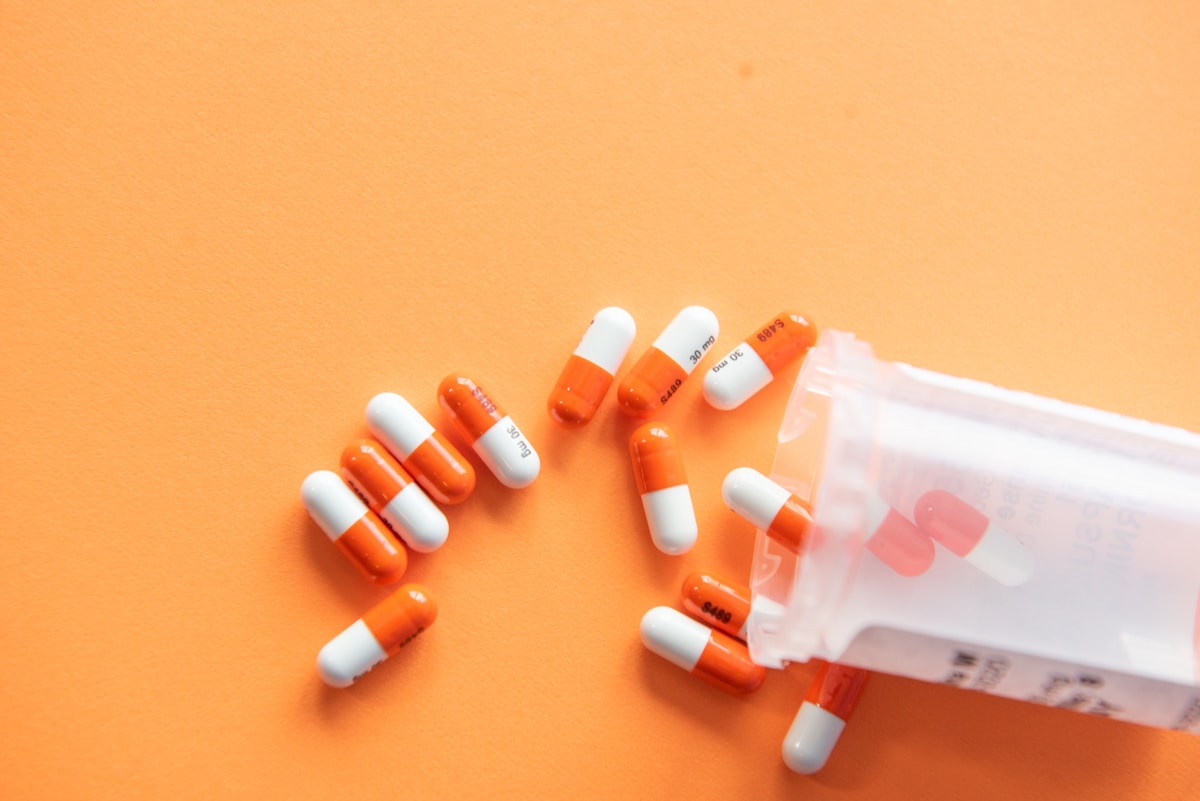
#> input picture assets/images/atorvastatin.jpg, 1200 x 801 px
$ python -i prepare_camera_ocr_fixtures.py   (imports and definitions only)
#> lines starting #> are read from the running program, lines starting #| are printed output that depends on the picture
#> further down, picture is the input picture: PIL image 1200x801 RGB; mean R, G, B 244.4, 172.2, 114.1
"""Reproducible adverse-condition OCR inputs derived from official package images.
These are simulated inputs, not physical camera captures. No text is added to any label.
"""
from pathlib import Path
import json, math, hashlib, subprocess, argparse
import numpy as np
from PIL import Image, ImageFilter, ImageOps, ImageDraw
parser=argparse.ArgumentParser(description=__doc__)
# [4 lines not run here, left out]
# [1 line that did not run here, left out]
# [1 line not run here, left out]
W,H=1024,768

# [28 lines left out: functions source, cylindrical, not called in this run]

def scene(im,angle=0,brightness=.65,blur=.65,label_width=740,label_height=580,glare=False):
#> called with angle = 0, brightness = 0.65, blur = 0.65, label_width = 740, label_height = 580, glare = False
 im=ImageOps.contain(im,(label_width,label_height),Image.Resampling.LANCZOS)
 im=im.convert('RGBA').rotate(angle,resample=Image.Resampling.BICUBIC,expand=True)
#> im: PIL image 740x494 RGBA
 yy,xx=np.indices((H,W),dtype=np.float32)
 gray=70+10*np.sin(xx/132)+7*np.cos(yy/85)
 arr=np.stack([gray*.94,gray*.98,gray],axis=-1).clip(0,255).astype('uint8')
 bg=Image.fromarray(arr).convert('RGBA')
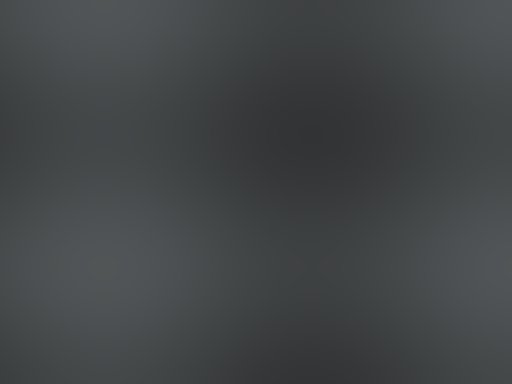
#> bg: PIL image 1024x768 RGBA (shown at 1/2 size); mean R, G, B, A 66.7, 69.5, 71, 255
 bg.alpha_composite(im,((W-im.width)//2,(H-im.height)//2))
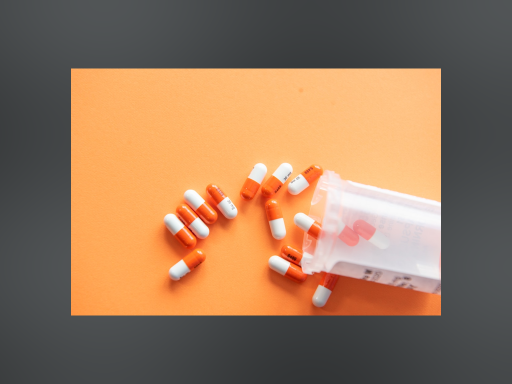
#> bg: PIL image 1024x768 RGBA (shown at 1/2 size); mean R, G, B, A 150.3, 118.3, 92.1, 255
 arr=np.asarray(bg.convert('RGB')).astype(float)
 # side lighting, dim exposure, and soft vignette applied to whole frame.
 light=.82+.18*(xx/W)
 vignette=1-.22*((xx-W/2)**2/(W/2)**2+(yy-H/2)**2/(H/2)**2)
 arr*=brightness*light[...,None]*vignette[...,None]
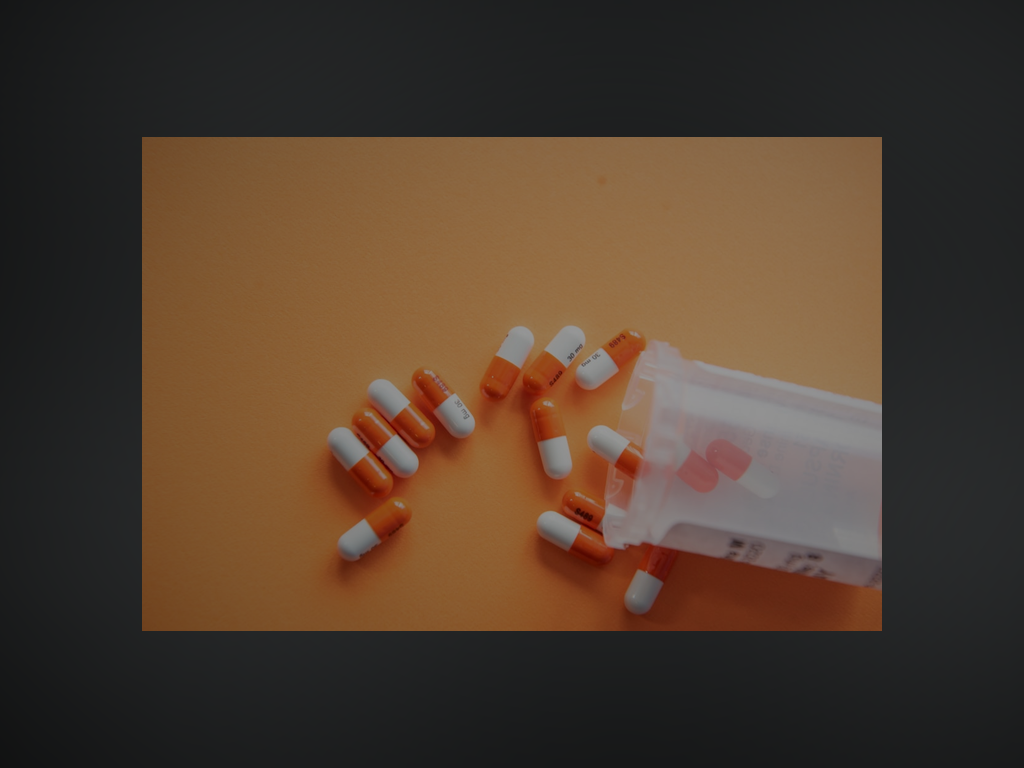
#> arr: shape (768, 1024, 3) float64; mean R, G, B 79.5, 61.9, 47.6
 if glare:
  band=np.exp(-((xx-665)/45)**2)*np.exp(-((yy-300)/155)**2)
  arr=arr*(1-.48*band[...,None])+242*(.48*band[...,None])
 return Image.fromarray(arr.clip(0,255).astype('uint8')).filter(ImageFilter.GaussianBlur(blur))

entries=[
 dict(id='excedrin_cylindrical_dim_tilt',brand='Excedrin',variant='Migraine Relief',ingredients=['acetaminophen 250 mg','aspirin 250 mg','caffeine 65 mg'],source_file='excedrin-source.png',page_url='https://www.excedrin.com/products/head-pain-relief/migraine/',image_url='https://i-cf65.ch-static.com/content/dam/cf-consumer-healthcare/bp-excedrin-v2/en_US/products/migraine/excredrin-migraine-bottle.png',crop=None,transparent=True,cylinder=None,condition='Actual curved bottle packshot with simulated dim exposure, 11 degree tilt, and mild blur',angle=11,brightness=.69,blur=.60,label_width=720,label_height=610),
 dict(id='advil_curved_low_light',brand='Advil',variant='Tablets',ingredients=['ibuprofen 200 mg'],source_file='advil-source.png',page_url='https://www.advil.com/our-products/advil-pain/advil-tablets/',image_url='https://i-cf65.ch-static.com/content/dam/cf-consumer-healthcare/bp-advil-v2/en_US/products/product-01/avl204-packshots/products-advil-pain/adviltablets.jpg',crop=None,transparent=False,cylinder=67,condition='Flat manufacturer label projected around a cylinder, simulated dim side lighting and 8 degree tilt',angle=-8,brightness=.61,blur=.65,label_width=830,label_height=570),
 dict(id='tylenol_dim_blur_tilt',brand='Tylenol',variant='Extra Strength Caplets',ingredients=['acetaminophen 500 mg'],source_file='tylenol-source.png',page_url='https://www.tylenol.com/products/headache-pain-relief/tylenol-extra-strength-caplets',image_url='https://images.ctfassets.net/g574hlexgjps/Pw9NPMsex8BV3YV94CPOq/7732fdecf47f82b65e6ba145f94bca6d/4e0ef5c9c7babce9f089625072c3df6aa927a42a.webp?fm=png&q=100&w=1920',crop=None,transparent=True,cylinder=None,condition='Carton packshot with simulated dim exposure, 13 degree tilt, and defocus blur',angle=-13,brightness=.54,blur=1.15,label_width=760,label_height=610),
 dict(id='aleve_curved_dim_tilt',brand='Aleve',variant='Tablets',ingredients=['naproxen sodium 220 mg'],source_file='aleve-source.png',page_url='https://dailymed.nlm.nih.gov/dailymed/drugInfo.cfm?setid=00ef5b30-71d0-4cb4-84a3-48c67d1cea2a',image_url='https://dailymed.nlm.nih.gov/dailymed/image.cfm?name=Aleve+Tablets+-+24+Count+Carton.jpg&setid=00ef5b30-71d0-4cb4-84a3-48c67d1cea2a',crop=[1670,660,2450,1920],transparent=False,cylinder=64,condition='NIH DailyMed front panel projected around a cylinder with dim side lighting, 14 degree tilt, and mild blur',angle=14,brightness=.59,blur=.75,label_width=790,label_height=580),
 dict(id='claritin_curved_glare',brand='Claritin',variant='24 Hour Tablets',ingredients=['loratadine 10 mg'],source_file='claritin-pouch-source.png',page_url='https://dailymed.nlm.nih.gov/dailymed/drugInfo.cfm?setid=677bf76d-e75d-4212-b1f2-eaaf25b27cb7',image_url='https://dailymed.nlm.nih.gov/dailymed/image.cfm?name=claritin-01.jpg&setid=677bf76d-e75d-4212-b1f2-eaaf25b27cb7',crop=[342,27,660,470],transparent=False,cylinder=57,condition='NIH DailyMed front panel projected around a cylinder with mild glare, dim exposure, 7 degree tilt, and blur',angle=-7,brightness=.67,blur=.70,label_width=800,label_height=600,glare=True),
 dict(id='benadryl_dim_blur_tilt',brand='Benadryl',variant='Allergy Ultratabs Go Packs',ingredients=['diphenhydramine HCl 25 mg'],source_file='benadryl-source.png',page_url='https://www.benadryl.com/products/benadryl-allergy-ultratabs-tablets',image_url='https://images.ctfassets.net/00ko9qtwe33b/2Gju2xoNzxsIb2v9F8O4Wg/e1e93f6832dfba43acd2aaed7aa998ff/BEN_Front-of-Pack-for-300450170088_Allergy_ULTRATAB_Go_Packs_8ct.webp?fm=png&q=100&w=1920',crop=None,transparent=True,cylinder=None,condition='Carton packshot with simulated dim exposure, 10 degree tilt, and blur',angle=10,brightness=.60,blur=.90,label_width=740,label_height=610),
]
# [15 lines not run here, left out]
expected={'Excedrin':'Excedrin Migraine','Advil':'Advil','Tylenol':'Tylenol','Aleve':'Aleve','Claritin':'Claritin','Benadryl':'Benadryl'}
accepted={'Excedrin':['Excedrin Migraine','Acetaminophen/Aspirin/Caffeine','Acetaminophen / Aspirin / Caffeine'],'Advil':['Advil','Ibuprofen'],'Tylenol':['Tylenol','Acetaminophen'],'Aleve':['Aleve','Naproxen','Naproxen Sodium'],'Claritin':['Claritin','Loratadine'],'Benadryl':['Benadryl','Diphenhydramine']}
# [2 lines not run here, left out]
# private captured examples are not included in the manufacturer contact sheet.
# [1 line that did not run here, left out]
# [3 lines not run here, left out]
# [1 line that did not run here, left out]
# [3 lines not run here, left out]
manifest={'purpose':'Test medication camera/OCR recognition on at least five distinct adverse-condition labels','fixture_generation':'Simulated low light, blur, rotation, glare, and cylinder projection; these inputs are not newly captured physical-camera photographs','sources':'Manufacturer images linked by official product pages, and NIH NLM DailyMed submitted package artwork','fixtures':entries}
# [1 line not run here, left out]
public_manifest={**manifest,'fixtures':entries[:6]}
# [1 line not run here, left out]
contact=Image.new('RGB',(3*384,2*330),(238,238,238)); d=ImageDraw.Draw(contact)
# [5 lines not run here, left out]

>>> from PIL import Image
>>> picture = Image.open('../assets/images/atorvastatin.jpg')
>>> result = scene(picture)

$ run again, on assets/images/ibuprofen.jpg
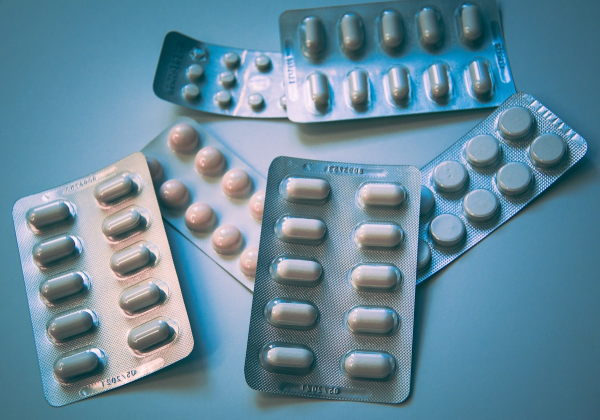
#> input picture assets/images/ibuprofen.jpg, 1200 x 839 px (shown at 1/2 size)
#> contact: PIL image 1152x660 RGB; every value is 238
#> picture is the input picture: PIL image 1200x839 RGB; mean R, G, B 100.5, 137, 155.2
#> in scene, `bg.alpha_composite(im,((W-im.width)//2,(H-im.height)//2))`:
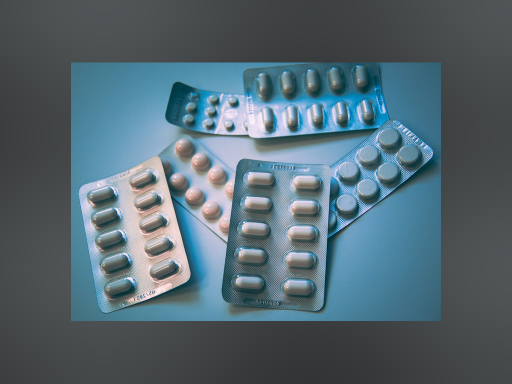
#> bg: PIL image 1024x768 RGBA (shown at 1/2 size); mean R, G, B, A 84.2, 103.4, 113.1, 255
#> in scene, `arr*=brightness*light[...,None]*vignette[...,None]`:
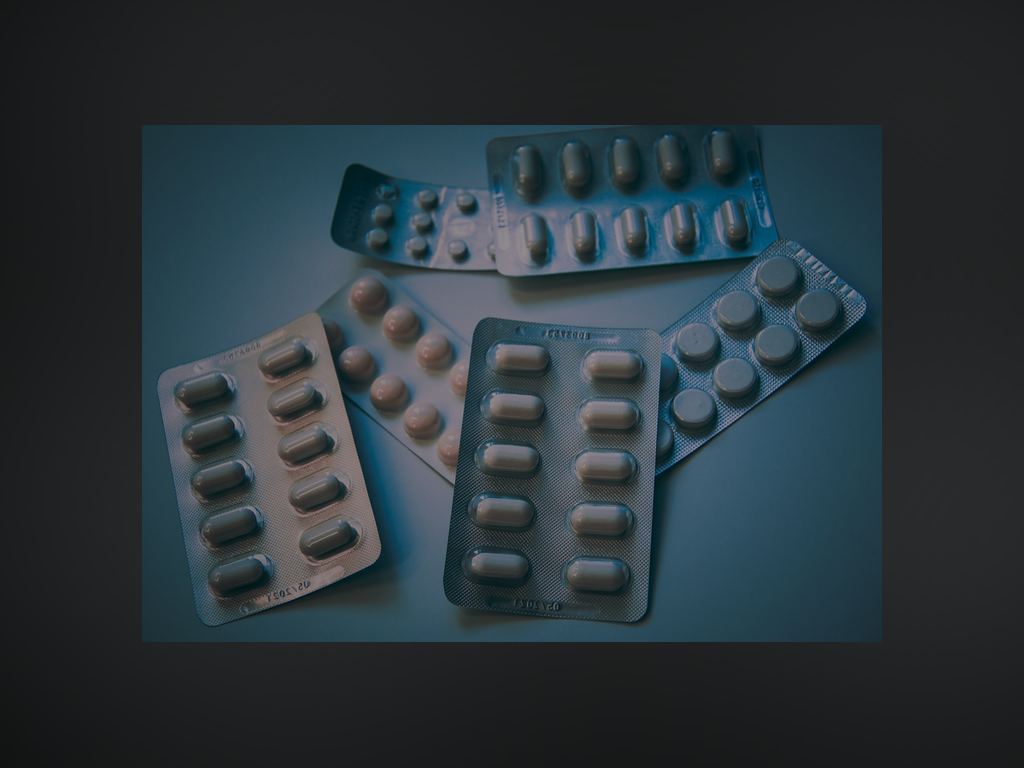
#> arr: shape (768, 1024, 3) float64; mean R, G, B 43.3, 53.6, 58.8

$ run again, on assets/images/metformin.jpg
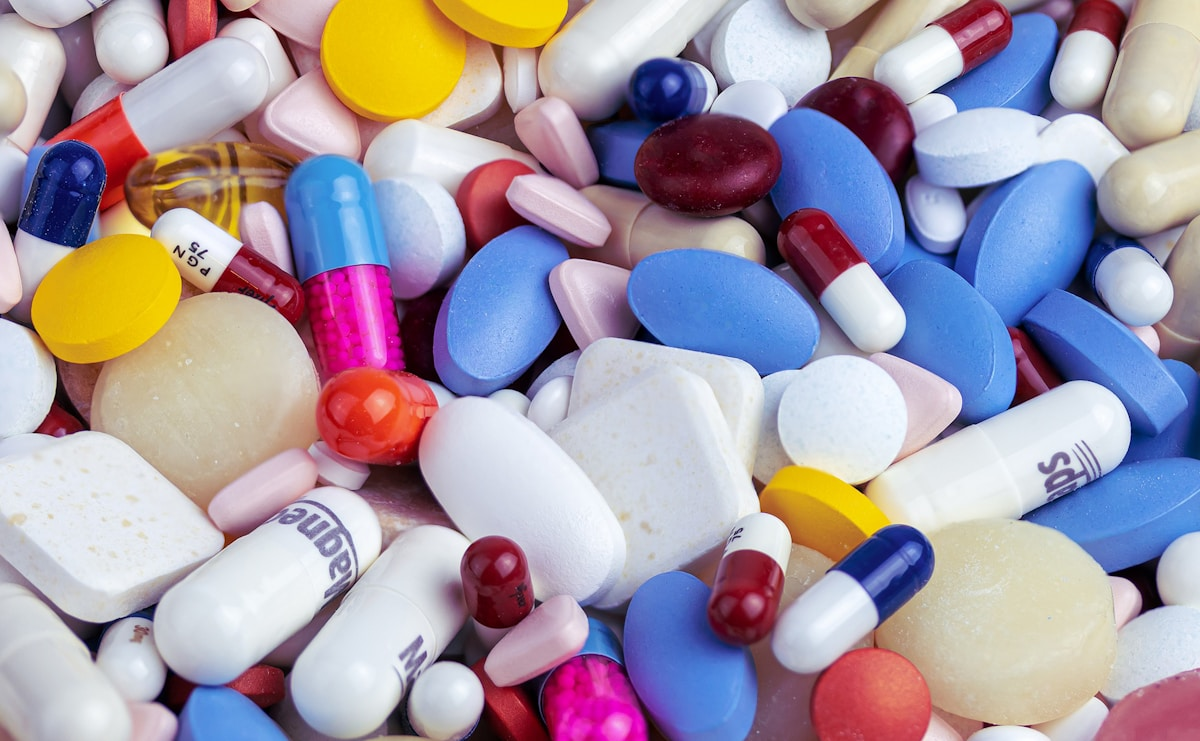
#> input picture assets/images/metformin.jpg, 1200 x 741 px
#> contact: PIL image 1152x660 RGB; every value is 238
#> picture is the input picture: PIL image 1200x741 RGB; mean R, G, B 165.3, 153.5, 166.2
#> in scene, `bg.alpha_composite(im,((W-im.width)//2,(H-im.height)//2))`:
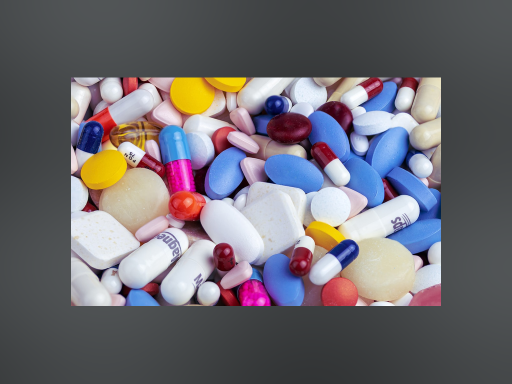
#> bg: PIL image 1024x768 RGBA (shown at 1/2 size); mean R, G, B, A 110.1, 106.7, 113, 255
#> in scene, `arr*=brightness*light[...,None]*vignette[...,None]`:
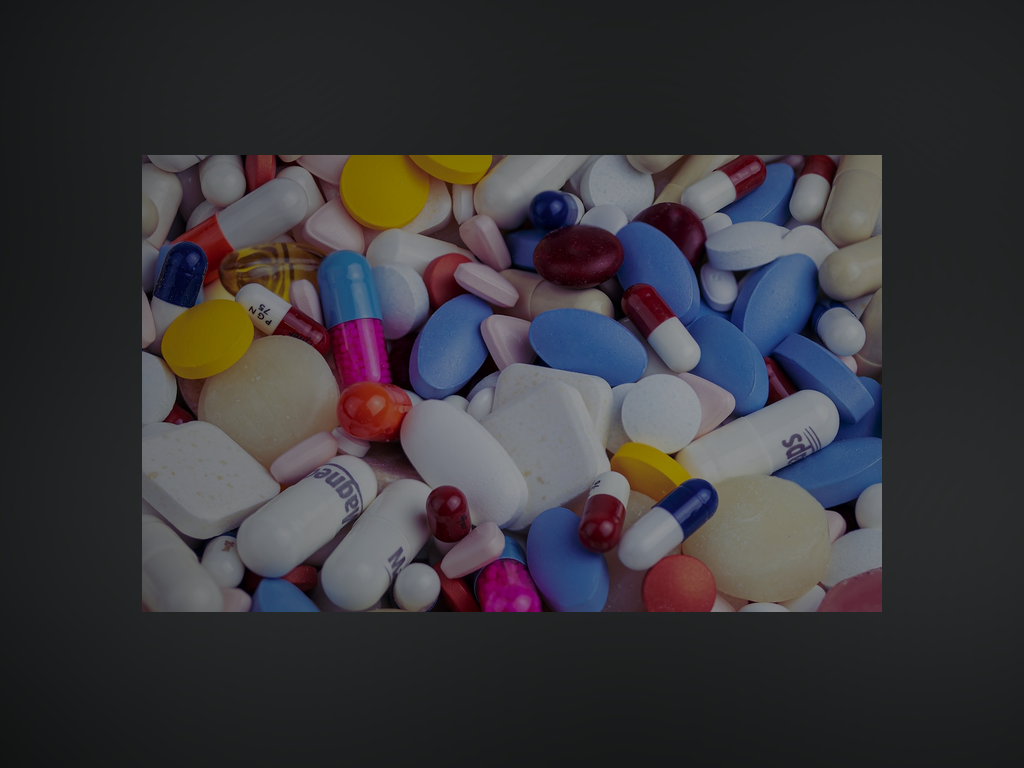
#> arr: shape (768, 1024, 3) float64; mean R, G, B 57.3, 55.4, 59
